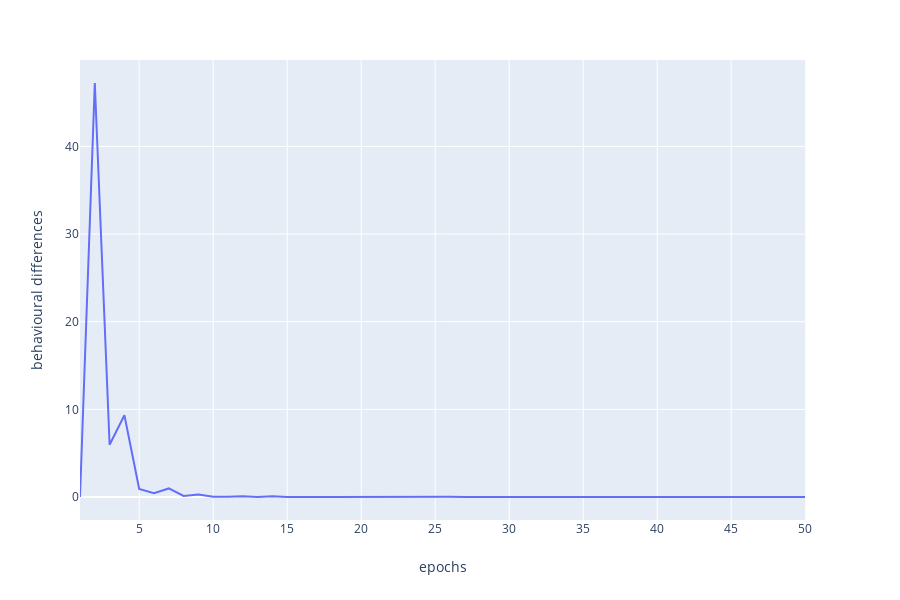

Notebook source saved alongside this figure:
### Code cell
plot_behavioural_differences(experiment_name, get_random_input_func, mode="last_best")

### Figure 1 — Plotly figure (JSON) as saved in the notebook; plotly's stock layout.template omitted (floating-point values rounded to 4 significant figures)
{"data": [{"hoverlabel": {"namelength": 0}, "hovertemplate": "epochs=%{x}<br>behavioural differences=%{y}", "legendgroup": "", "line": {"color": "#636efa", "dash": "solid"}, "mode": "lines", "name": "", "showlegend": false, "type": "scatter", "x": [1, 2, 3, 4, 5, 6, 7, 8, 9, 10, 11, 12, 13, 14, 15, 16, 17, 18, 19, 20, 21, 22, 23, 24, 25, 26, 27, 28, 29, 30, 31, 32, 33, 34, 35, 36, 37, 38, 39, 40, 41, 42, 43, 44, 45, 46, 47, 48, 49, 50], "xaxis": "x", "y": [0, 47.24, 5.963, 9.329, 0.9113, 0.4238, 0.9765, 0.1205, 0.2812, 0.03492, 0.01724, 0.08417, 0.009074, 0.09146, 0.001098, 0.0311, 0.007685, 0.001141, 0.01405, 0.01282, 9.909e-05, 0.005665, 0.004219, 0.00118, 0.02098, 0.01958, 0.0003552, 0.001315, 0.001949, 2.272e-05, 0.0006329, 0.0006429, 1.256e-05, 0.0006842, 4.26e-07, 0.0006764, 5.698e-05, 3.513e-05, 0.0006755, 0.0008105, 7.143e-06, 3.888e-06, 5.237e-06, 2.351e-06, 2.42e-06, 1.851e-05, 2.083e-05, 1.859e-06, 1.875e-05, 3.55e-07], "yaxis": "y"}], "layout": {"height": 600, "legend": {"tracegroupgap": 0}, "margin": {"t": 60}, "xaxis": {"anchor": "y", "domain": [0, 0.98], "title": {"text": "epochs"}}, "yaxis": {"anchor": "x", "domain": [0, 1], "title": {"text": "behavioural differences"}}}}
